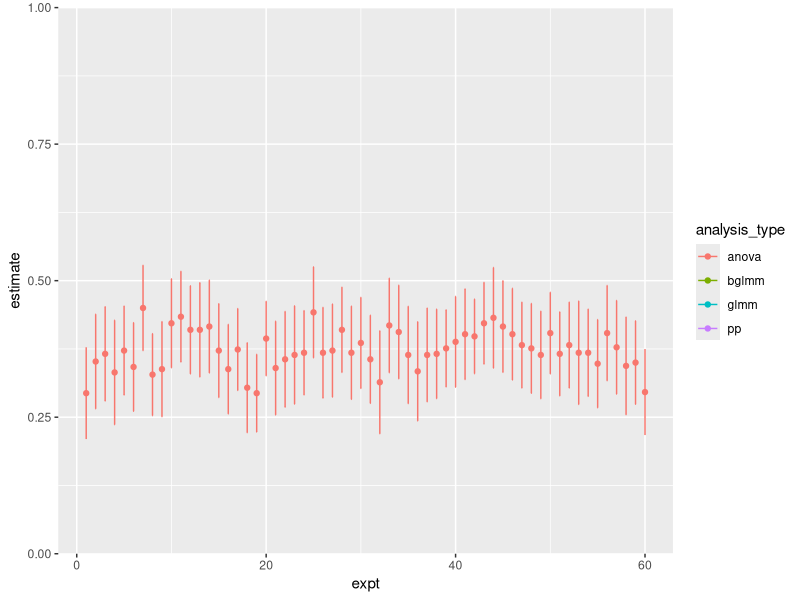

Write the R code that produced this figure. (Note: this script raises an error after producing the figure.)
# trying to plot freq bayes dataset graph

library(reshape2)
library(ggplot2)


saved_0_2 <- read.delim("saved_0_2.txt")

plot_dataset_0_2 <- saved_0_2[,c("expt","analysis_type","b_sex_cond_lower","b_sex_cond_upper","b_sex_cond_med")]
plot_dataset_0_2$analysis_type <- as.factor(plot_dataset_0_2$analysis_type)
#plot_dataset_0_2$expt <- as.factor(plot_dataset_0_2$expt)

#making subsets

#just_anova <- subset(plot_dataset_0_2, plot_dataset_0_2$analysis_type=="anova")
#just_glmm <- subset(plot_dataset_0_2, plot_dataset_0_2$analysis_type=="glmm")
#just_bglmm <- subset(plot_dataset_0_2, plot_dataset_0_2$analysis_type=="bglmm")
#just_pp <- subset(plot_dataset_0_2, plot_dataset_0_2$analysis_type =="pp")

#does weird removing of rows
limits <- aes(ymax = plot_dataset_0_2$b_sex_cond_upper, ymin = plot_dataset_0_2$b_sex_cond_lower)
APlot <- ggplot(data = plot_dataset_0_2, aes(expt, b_sex_cond_med, colour = analysis_type))
APlot + geom_point(data = plot_dataset_0_2, size = 1.5) + 
  geom_errorbar(limits, width = 0.08) +
  ylab("estimate") +
  scale_y_continuous(limits=c(0,1), expand = c(0,0)) +
  scale_x_continuous(limits=c(1,60)) 

#try adding up layers a la http://stackoverflow.com/questions/3777174/plotting-two-variables-as-lines-using-ggplot2-on-the-same-graph
 
limits <- aes(ymax = plot_dataset_0_2$b_sex_cond_upper, ymin = plot_dataset_0_2$b_sex_cond_lower)
APlot <- ggplot(data = plot_dataset_0_2, aes(expt)) +
  geom_point(aes(y= anova, colour="anova")) +
  geom_point(aes(y= glmm, colour="glmm"))
APlot  
